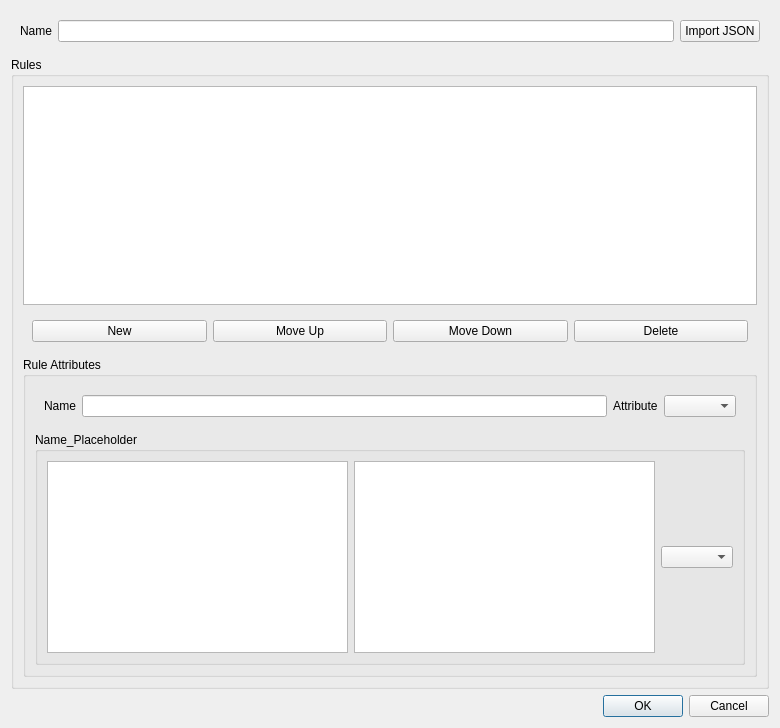
<?xml version="1.0" encoding="UTF-8"?>
<ui version="4.0">
 <class>RouteItem</class>
 <widget class="QDialog" name="RouteItem">
  <property name="geometry">
   <rect>
    <x>0</x>
    <y>0</y>
    <width>780</width>
    <height>728</height>
   </rect>
  </property>
  <property name="windowTitle">
   <string>Route Profile</string>
  </property>
  <layout class="QVBoxLayout" name="verticalLayout_3">
   <item>
    <widget class="QWidget" name="widget" native="true">
     <layout class="QHBoxLayout" name="horizontalLayout">
      <item>
       <widget class="QLabel" name="route_name_l">
        <property name="text">
         <string>Name</string>
        </property>
       </widget>
      </item>
      <item>
       <widget class="QLineEdit" name="route_name"/>
      </item>
      <item>
       <widget class="QPushButton" name="route_import_json">
        <property name="text">
         <string>Import JSON</string>
        </property>
       </widget>
      </item>
     </layout>
    </widget>
   </item>
   <item>
    <widget class="QGroupBox" name="groupBox">
     <property name="title">
      <string>Rules</string>
     </property>
     <layout class="QVBoxLayout" name="verticalLayout_2">
      <item>
       <widget class="QListWidget" name="route_items"/>
      </item>
      <item>
       <widget class="QWidget" name="widget_2" native="true">
        <layout class="QHBoxLayout" name="horizontalLayout_2">
         <item>
          <widget class="QPushButton" name="new_route_item">
           <property name="text">
            <string>New</string>
           </property>
          </widget>
         </item>
         <item>
          <widget class="QPushButton" name="moveup_route_item">
           <property name="text">
            <string>Move Up</string>
           </property>
          </widget>
         </item>
         <item>
          <widget class="QPushButton" name="movedown_route_item">
           <property name="text">
            <string>Move Down</string>
           </property>
          </widget>
         </item>
         <item>
          <widget class="QPushButton" name="delete_route_item">
           <property name="text">
            <string>Delete</string>
           </property>
          </widget>
         </item>
        </layout>
       </widget>
      </item>
      <item>
       <widget class="QGroupBox" name="rule_attr_box">
        <property name="title">
         <string>Rule Attributes</string>
        </property>
        <layout class="QVBoxLayout" name="verticalLayout">
         <item>
          <widget class="QWidget" name="widget_3" native="true">
           <layout class="QHBoxLayout" name="horizontalLayout_3">
            <item>
             <widget class="QLabel" name="rule_name_l">
              <property name="text">
               <string>Name</string>
              </property>
             </widget>
            </item>
            <item>
             <widget class="QLineEdit" name="rule_name"/>
            </item>
            <item>
             <widget class="QLabel" name="rule_attr_l">
              <property name="text">
               <string>Attribute</string>
              </property>
             </widget>
            </item>
            <item>
             <widget class="QComboBox" name="rule_attr"/>
            </item>
           </layout>
          </widget>
         </item>
         <item>
          <widget class="QGroupBox" name="rule_attr_data">
           <property name="title">
            <string>Name_Placeholder</string>
           </property>
           <layout class="QHBoxLayout" name="horizontalLayout_4">
            <item>
             <widget class="QTextBrowser" name="rule_preview">
              <property name="minimumSize">
               <size>
                <width>190</width>
                <height>0</height>
               </size>
              </property>
             </widget>
            </item>
            <item>
             <widget class="QPlainTextEdit" name="rule_attr_text"/>
            </item>
            <item>
             <widget class="QComboBox" name="rule_attr_selector"/>
            </item>
           </layout>
          </widget>
         </item>
        </layout>
       </widget>
      </item>
     </layout>
    </widget>
   </item>
   <item>
    <widget class="QDialogButtonBox" name="buttonBox">
     <property name="standardButtons">
      <set>QDialogButtonBox::StandardButton::Cancel|QDialogButtonBox::StandardButton::Ok</set>
     </property>
    </widget>
   </item>
  </layout>
 </widget>
 <resources/>
 <connections/>
</ui>
